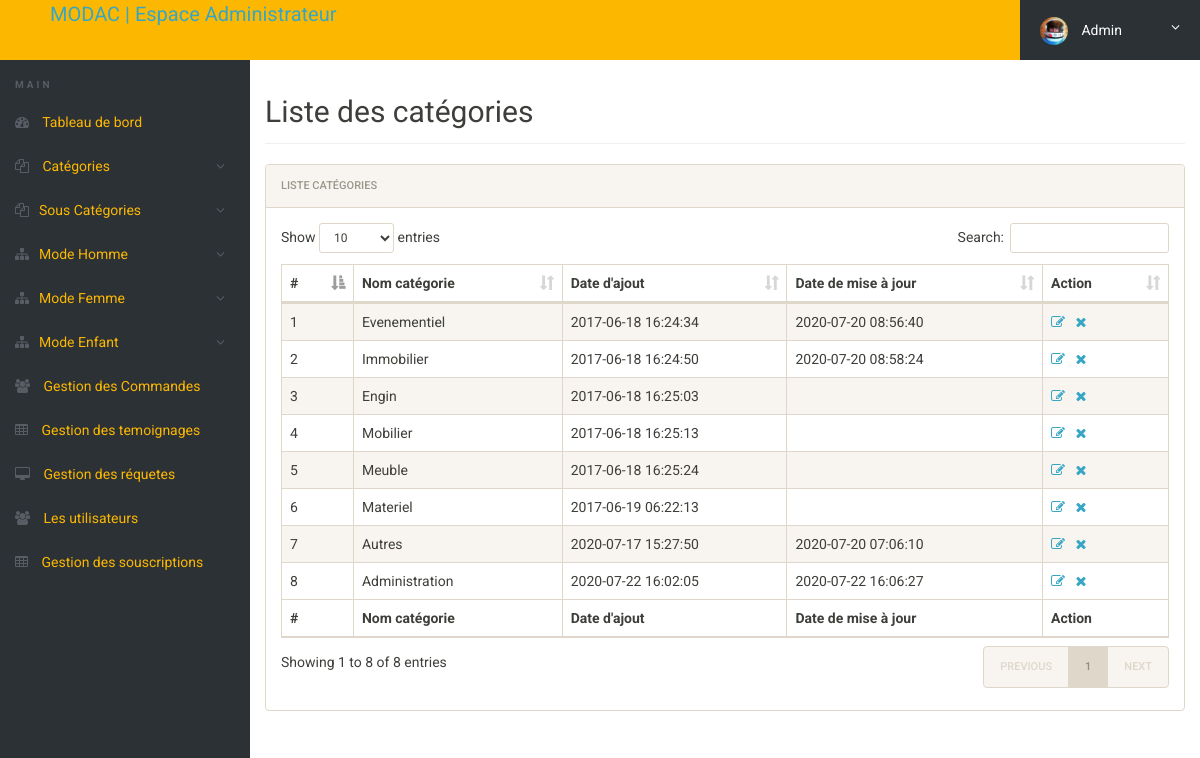
The page /admin/manage-brands.php (signed in) on the database its author committed.
### tables this page shows
CREATE TABLE IF NOT EXISTS `tblbrands` (
  `id` int(11) NOT NULL AUTO_INCREMENT,
  `BrandName` varchar(120) NOT NULL,
  `CreationDate` timestamp NULL DEFAULT current_timestamp(),
  `UpdationDate` timestamp NULL DEFAULT NULL ON UPDATE current_timestamp(),
  PRIMARY KEY (`id`)
);

### admin/manage-brands.php (the view, shortened to what this page needs)
<?php
include('includes/config.php');
if(strlen($_SESSION['alogin'])==0)
	{
header('location:index.php');
}
else{
 ?>
<!doctype html>
<html lang="en" class="no-js">
<head>
	<link rel="stylesheet" href="css/font-awesome.min.css">
	<link rel="stylesheet" href="css/bootstrap.min.css">
	<link rel="stylesheet" href="css/dataTables.bootstrap.min.css">
	<link rel="stylesheet" href="css/bootstrap-social.css">
	<link rel="stylesheet" href="css/bootstrap-select.css">
	<link rel="stylesheet" href="css/fileinput.min.css">
	<link rel="stylesheet" href="css/awesome-bootstrap-checkbox.css">
	<link rel="stylesheet" href="css/style.css">
</head>
<body>
	<?php include('includes/header.php');?>
	<div class="ts-main-content">
		<?php include('includes/leftbar.php');?>
		<div class="content-wrapper">
			<div class="container-fluid">
				<div class="row">
					<div class="col-md-12">
						<h2 class="page-title">Liste des catégories</h2>
						<div class="panel panel-default">
							<div class="panel-heading">Liste catégories</div>
							<div class="panel-body">
								<table id="zctb" class="display table table-striped table-bordered table-hover" cellspacing="0" width="100%">
									<thead>
										<tr>
										<th>#</th>
											<th>Nom catégorie</th>
											<th>Date d'ajout </th>
											<th>Date de mise à jour</th>
											<th>Action</th>
										</tr>
									</thead>
									<tfoot>
										<tr>
										<th>#</th>
											<th>Nom catégorie</th>
											<th>Date d'ajout </th>
											<th>Date de mise à jour</th>
											<th>Action</th>
										</tr>
									</tfoot>
									<tbody>
									<?php $sql = "SELECT * from  tblbrands ";
$query = $dbh -> prepare($sql);
$query->execute();
$results=$query->fetchAll(PDO::FETCH_OBJ);
$cnt=1;
if($query->rowCount() > 0)
{
foreach($results as $result)
{				?>
										<tr>
											<td><?php echo htmlentities($cnt);?></td>
											<td><?php echo htmlentities($result->BrandName);?></td>
											<td><?php echo htmlentities($result->CreationDate);?></td>
											<td><?php echo htmlentities($result->UpdationDate);?></td>
<td><a href="edit-brand.php?id=<?php echo $result->id;?>"><i class="fa fa-edit"></i></a>&nbsp;&nbsp;
<a href="manage-brands.php?del=<?php echo $result->id;?>" onclick="return confirm('Do you want to delete');"><i class="fa fa-close"></i></a></td>
										</tr>
										<?php $cnt=$cnt+1; }} ?>
									</tbody>
								</table>
							</div>
						</div>
					</div>
				</div>
			</div>
		</div>
	</div>
</body>
</html>
<?php } ?>

### admin/includes/header.php (shortened to what this page needs)
<div class="brand clearfix">
	<a href="dashboard.php" style="font-size: 20px; margin-left:50px">MODAC | Espace Administrateur</a>
		<ul class="ts-profile-nav">
			<li class="ts-account">
				<a href="#"><img src="img/ts-avatar.jpg" class="ts-avatar hidden-side" alt=""> Admin <i class="fa fa-angle-down hidden-side"></i></a>
			</li>
		</ul>
	</div>

### admin/includes/leftbar.php (shortened to what this page needs)
<nav class="ts-sidebar">
		<ul class="ts-sidebar-menu">
			<li class="ts-label">Main</li>
			<li><a href="dashboard.php"><i class="fa fa-dashboard"></i> Tableau de bord</a></li>
			<li><a href="#"><i class="fa fa-files-o"></i> Catégories</a>
			</li>
			<li><a href="#"><i class="fa fa-files-o"></i>Sous Catégories</a>
			</li>
			<li><a href="#"><i class="fa fa-sitemap"></i>Mode Homme</a>
			</li>
			<li><a href="#"><i class="fa fa-sitemap"></i>Mode Femme</a>
			</li>
			<li><a href="#"><i class="fa fa-sitemap"></i>Mode Enfant</a>
			</li>
			<li><a href="manage-bookings.php"><i class="fa fa-users"></i> Gestion des Commandes</a></li>
			<li><a href="testimonials.php"><i class="fa fa-table"></i> Gestion des temoignages</a></li>
			<li><a href="manage-conactusquery.php"><i class="fa fa-desktop""></i> Gestion des réquetes</a></li>
			<li><a href="reg-users.php"><i class="fa fa-users"></i> Les utilisateurs</a></li>
		<li><a href="manage-subscribers.php"><i class="fa fa-table"></i> Gestion des souscriptions</a></li>
	</ul>
</nav>

### admin/css/style.css (style rules this page uses)
html { font-size: 14px; }
@media only screen and (min-width: 480px) { html { font-size: 17px; } }
@media only screen and (min-width: 768px) { html { font-size: 14px; } }
body { font-size: 1em; }
a { color: #37a6c4; }
.panel { overflow: hidden; }
ul, li { margin: 0; padding: 0; list-style: none; }
.page-title { padding-bottom: 15px; margin-bottom: 20px; border-bottom: 1px solid #f0f0f0; }
.brand { background: #fcb800; position: relative; color: #232d3b; z-index: 3; position: fixed; width: 100%; top: 0; }
.brand .ts-profile-nav { float: right; display: none; }
.brand .ts-profile-nav li { float: left; position: relative; }
.brand .ts-profile-nav li a { display: block; padding: 20px; color: #fff; }
.brand .ts-profile-nav .ts-account .fa-angle-down { float: right; }
.brand .ts-profile-nav .ts-account > a { width: 180px; background: #2c3136; }
.brand .ts-profile-nav .ts-account .ts-avatar { border-radius: 50%; height: 28px; margin: -10px 0; margin-right: 10px; }
@media only screen and (min-width: 992px) { .brand .ts-profile-nav { display: block; } }
.ts-sidebar { background: #2c3136; max-height: 0; transition: max-height 0.3s; overflow: hidden; position: fixed; z-index: 2; width: 100%; bottom: 0; top: 60px; overflow-y: auto; }
@media only screen and (min-width: 992px) { .ts-sidebar { max-height: 100%; bottom: 0; } }
.ts-sidebar-menu .ts-label { color: #585c64; font-weight: bold; padding: 8px 15px; text-transform: uppercase; font-size: 10px; letter-spacing: 3px; margin-top: 10px; }
.ts-sidebar-menu a { display: block; text-decoration: none; padding: 12px 15px; color: #fcb800; }
.ts-sidebar-menu li { position: relative; }
.ts-sidebar-menu li i { color: #585c64; margin-right: 10px; }
.ts-main-content .content-wrapper { padding-top: 15px; margin-top: 60px; }
@media only screen and (min-width: 992px) { .ts-main-content .ts-sidebar { width: 250px; float: left; } }
@media only screen and (min-width: 992px) { .ts-main-content .content-wrapper { margin-left: 250px; } }

### rows shown on the page
tblbrands: BrandName "Evenementiel", CreationDate "2017-06-18 16:24:34", UpdationDate "2020-07-20 08:56:40"
tblbrands: BrandName "Immobilier", CreationDate "2017-06-18 16:24:50", UpdationDate "2020-07-20 08:58:24"
tblbrands: BrandName "Engin", CreationDate "2017-06-18 16:25:03"
tblbrands: BrandName "Mobilier", CreationDate "2017-06-18 16:25:13"
tblbrands: BrandName "Meuble", CreationDate "2017-06-18 16:25:24"
tblbrands: BrandName "Materiel", CreationDate "2017-06-19 06:22:13"
tblbrands: BrandName "Autres", CreationDate "2020-07-17 15:27:50", UpdationDate "2020-07-20 07:06:10"
tblbrands: BrandName "Administration", CreationDate "2020-07-22 16:02:05", UpdationDate "2020-07-22 16:06:27"
